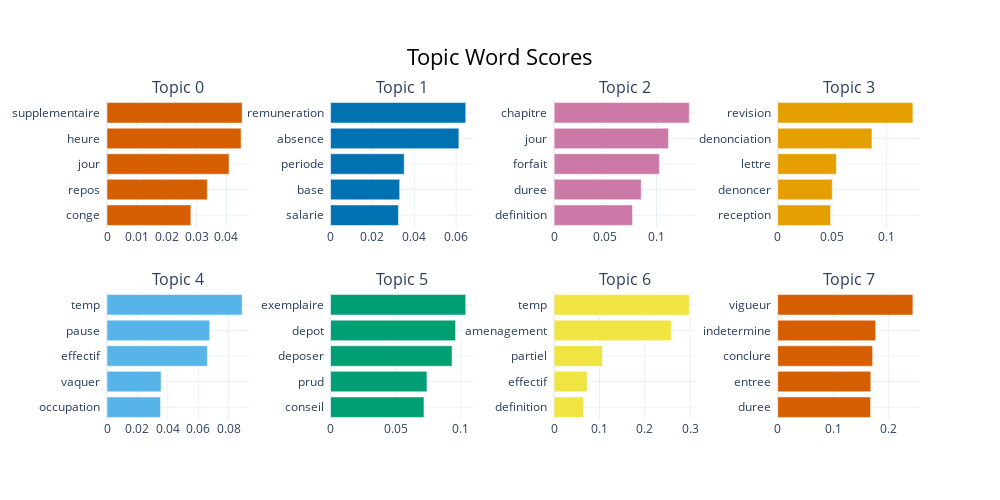

Here is the notebook cell this chart was saved with:
### Code cell
topic_model_KeyBERTInspired.visualize_barchart()

### Figure 1 — Plotly figure (JSON) as saved in the notebook; plotly's stock layout.template omitted (floating-point values rounded to 4 significant figures)
{"data": [{"marker": {"color": "#D55E00"}, "orientation": "h", "type": "bar", "x": [0.0281, 0.03359, 0.04089, 0.04492, 0.04528], "xaxis": "x", "y": ["conge  ", "repos  ", "jour  ", "heure  ", "supplementaire  "], "yaxis": "y"}, {"marker": {"color": "#0072B2"}, "orientation": "h", "type": "bar", "x": [0.03242, 0.03301, 0.03517, 0.06128, 0.06456], "xaxis": "x2", "y": ["salarie  ", "base  ", "periode  ", "absence  ", "remuneration  "], "yaxis": "y2"}, {"marker": {"color": "#CC79A7"}, "orientation": "h", "type": "bar", "x": [0.07655, 0.08502, 0.1028, 0.1116, 0.132], "xaxis": "x3", "y": ["definition  ", "duree  ", "forfait  ", "jour  ", "chapitre  "], "yaxis": "y3"}, {"marker": {"color": "#E69F00"}, "orientation": "h", "type": "bar", "x": [0.04866, 0.05025, 0.05404, 0.08684, 0.1246], "xaxis": "x4", "y": ["reception  ", "denoncer  ", "lettre  ", "denonciation  ", "revision  "], "yaxis": "y4"}, {"marker": {"color": "#56B4E9"}, "orientation": "h", "type": "bar", "x": [0.03522, 0.03559, 0.06603, 0.06757, 0.08892], "xaxis": "x5", "y": ["occupation  ", "vaquer  ", "effectif  ", "pause  ", "temp  "], "yaxis": "y5"}, {"marker": {"color": "#009E73"}, "orientation": "h", "type": "bar", "x": [0.0716, 0.07388, 0.09316, 0.09582, 0.1036], "xaxis": "x6", "y": ["conseil  ", "prud  ", "deposer  ", "depot  ", "exemplaire  "], "yaxis": "y6"}, {"marker": {"color": "#F0E442"}, "orientation": "h", "type": "bar", "x": [0.06508, 0.07267, 0.1066, 0.2586, 0.2983], "xaxis": "x7", "y": ["definition  ", "effectif  ", "partiel  ", "amenagement  ", "temp  "], "yaxis": "y7"}, {"marker": {"color": "#D55E00"}, "orientation": "h", "type": "bar", "x": [0.1672, 0.1677, 0.171, 0.1765, 0.2436], "xaxis": "x8", "y": ["duree  ", "entree  ", "conclure  ", "indetermine  ", "vigueur  "], "yaxis": "y8"}], "layout": {"annotations": [{"font": {"size": 16}, "showarrow": false, "text": "Topic 0", "x": 0.0875, "xanchor": "center", "xref": "paper", "y": 1, "yanchor": "bottom", "yref": "paper"}, {"font": {"size": 16}, "showarrow": false, "text": "Topic 1", "x": 0.3625, "xanchor": "center", "xref": "paper", "y": 1, "yanchor": "bottom", "yref": "paper"}, {"font": {"size": 16}, "showarrow": false, "text": "Topic 2", "x": 0.6375, "xanchor": "center", "xref": "paper", "y": 1, "yanchor": "bottom", "yref": "paper"}, {"font": {"size": 16}, "showarrow": false, "text": "Topic 3", "x": 0.9125, "xanchor": "center", "xref": "paper", "y": 1, "yanchor": "bottom", "yref": "paper"}, {"font": {"size": 16}, "showarrow": false, "text": "Topic 4", "x": 0.0875, "xanchor": "center", "xref": "paper", "y": 0.4, "yanchor": "bottom", "yref": "paper"}, {"font": {"size": 16}, "showarrow": false, "text": "Topic 5", "x": 0.3625, "xanchor": "center", "xref": "paper", "y": 0.4, "yanchor": "bottom", "yref": "paper"}, {"font": {"size": 16}, "showarrow": false, "text": "Topic 6", "x": 0.6375, "xanchor": "center", "xref": "paper", "y": 0.4, "yanchor": "bottom", "yref": "paper"}, {"font": {"size": 16}, "showarrow": false, "text": "Topic 7", "x": 0.9125, "xanchor": "center", "xref": "paper", "y": 0.4, "yanchor": "bottom", "yref": "paper"}], "height": 500, "hoverlabel": {"bgcolor": "white", "font": {"family": "Rockwell", "size": 16}}, "showlegend": false, "title": {"font": {"color": "Black", "size": 22}, "text": "Topic Word Scores", "x": 0.5, "xanchor": "center", "yanchor": "top"}, "width": 1000, "xaxis": {"anchor": "y", "domain": [0, 0.175], "showgrid": true}, "xaxis2": {"anchor": "y2", "domain": [0.275, 0.45], "showgrid": true}, "xaxis3": {"anchor": "y3", "domain": [0.55, 0.725], "showgrid": true}, "xaxis4": {"anchor": "y4", "domain": [0.825, 1], "showgrid": true}, "xaxis5": {"anchor": "y5", "domain": [0, 0.175], "showgrid": true}, "xaxis6": {"anchor": "y6", "domain": [0.275, 0.45], "showgrid": true}, "xaxis7": {"anchor": "y7", "domain": [0.55, 0.725], "showgrid": true}, "xaxis8": {"anchor": "y8", "domain": [0.825, 1], "showgrid": true}, "yaxis": {"anchor": "x", "domain": [0.6, 1], "showgrid": true}, "yaxis2": {"anchor": "x2", "domain": [0.6, 1], "showgrid": true}, "yaxis3": {"anchor": "x3", "domain": [0.6, 1], "showgrid": true}, "yaxis4": {"anchor": "x4", "domain": [0.6, 1], "showgrid": true}, "yaxis5": {"anchor": "x5", "domain": [0, 0.4], "showgrid": true}, "yaxis6": {"anchor": "x6", "domain": [0, 0.4], "showgrid": true}, "yaxis7": {"anchor": "x7", "domain": [0, 0.4], "showgrid": true}, "yaxis8": {"anchor": "x8", "domain": [0, 0.4], "showgrid": true}}}
